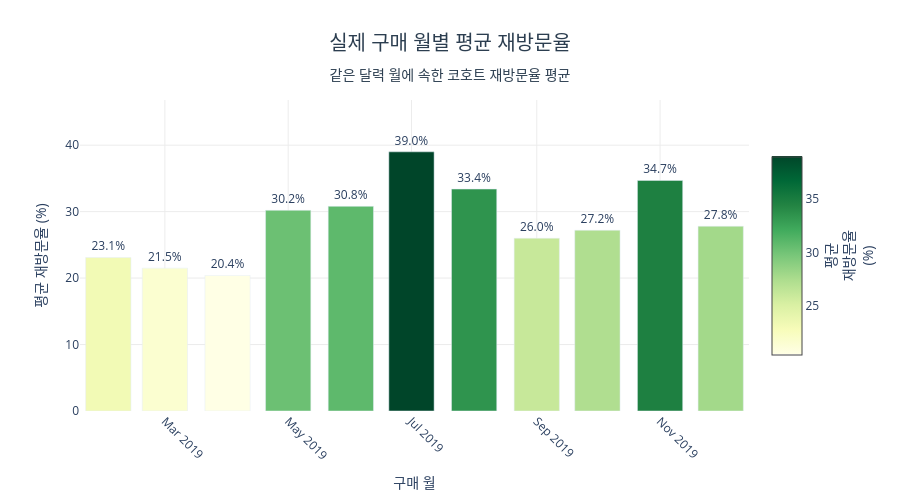

Notebook code for this chart:
### Code cell
fig = go.Figure(go.Bar(
    x=monthly_revisit['월'],
    y=monthly_revisit['평균_재방문율(%)'],
    marker=dict(
        color=monthly_revisit['평균_재방문율(%)'],
        colorscale='YlGn',
        showscale=True,
        colorbar=dict(title=dict(text='평균<br>재방문율<br>(%)', side='right'), len=0.7)
    ),
    text=monthly_revisit['평균_재방문율(%)'].apply(lambda x: f'{x:.1f}%'),
    textposition='outside'
))

fig.update_layout(
    title=dict(
        text='실제 구매 월별 평균 재방문율<br><sub>같은 달력 월에 속한 코호트 재방문율 평균</sub>',
        font=dict(size=20, color='#2c3e50'), x=0.5, xanchor='center'
    ),
    xaxis=dict(title='구매 월', gridcolor='#ececec', tickangle=45),
    yaxis=dict(
        title='평균 재방문율 (%)',
        gridcolor='#ececec',
        range=[0, monthly_revisit['평균_재방문율(%)'].max() * 1.2]
    ),
    plot_bgcolor='white',
    height=500
)
fig.show()

### Figure 1 — Plotly figure (JSON) as saved in the notebook; plotly's stock layout.template omitted (floating-point values rounded to 4 significant figures)
{"data": [{"marker": {"color": [23.1, 21.5, 20.4, 30.2, 30.8, 39.0, 33.4, 26.0, 27.2, 34.7, 27.8], "colorbar": {"len": 0.7, "title": {"side": "right", "text": "평균<br>재방문율<br>(%)"}}, "colorscale": [[0, "rgb(255,255,229)"], [0.125, "rgb(247,252,185)"], [0.25, "rgb(217,240,163)"], [0.375, "rgb(173,221,142)"], [0.5, "rgb(120,198,121)"], [0.625, "rgb(65,171,93)"], [0.75, "rgb(35,132,67)"], [0.875, "rgb(0,104,55)"], [1, "rgb(0,69,41)"]], "showscale": true}, "text": ["23.1%", "21.5%", "20.4%", "30.2%", "30.8%", "39.0%", "33.4%", "26.0%", "27.2%", "34.7%", "27.8%"], "textposition": "outside", "type": "bar", "x": ["2019-02", "2019-03", "2019-04", "2019-05", "2019-06", "2019-07", "2019-08", "2019-09", "2019-10", "2019-11", "2019-12"], "y": [23.1, 21.5, 20.4, 30.2, 30.8, 39.0, 33.4, 26.0, 27.2, 34.7, 27.8]}], "layout": {"height": 500, "plot_bgcolor": "white", "title": {"font": {"color": "#2c3e50", "size": 20}, "text": "실제 구매 월별 평균 재방문율<br><sub>같은 달력 월에 속한 코호트 재방문율 평균</sub>", "x": 0.5, "xanchor": "center"}, "xaxis": {"gridcolor": "#ececec", "tickangle": 45, "title": {"text": "구매 월"}}, "yaxis": {"gridcolor": "#ececec", "range": [0, 46.8], "title": {"text": "평균 재방문율 (%)"}}}}
